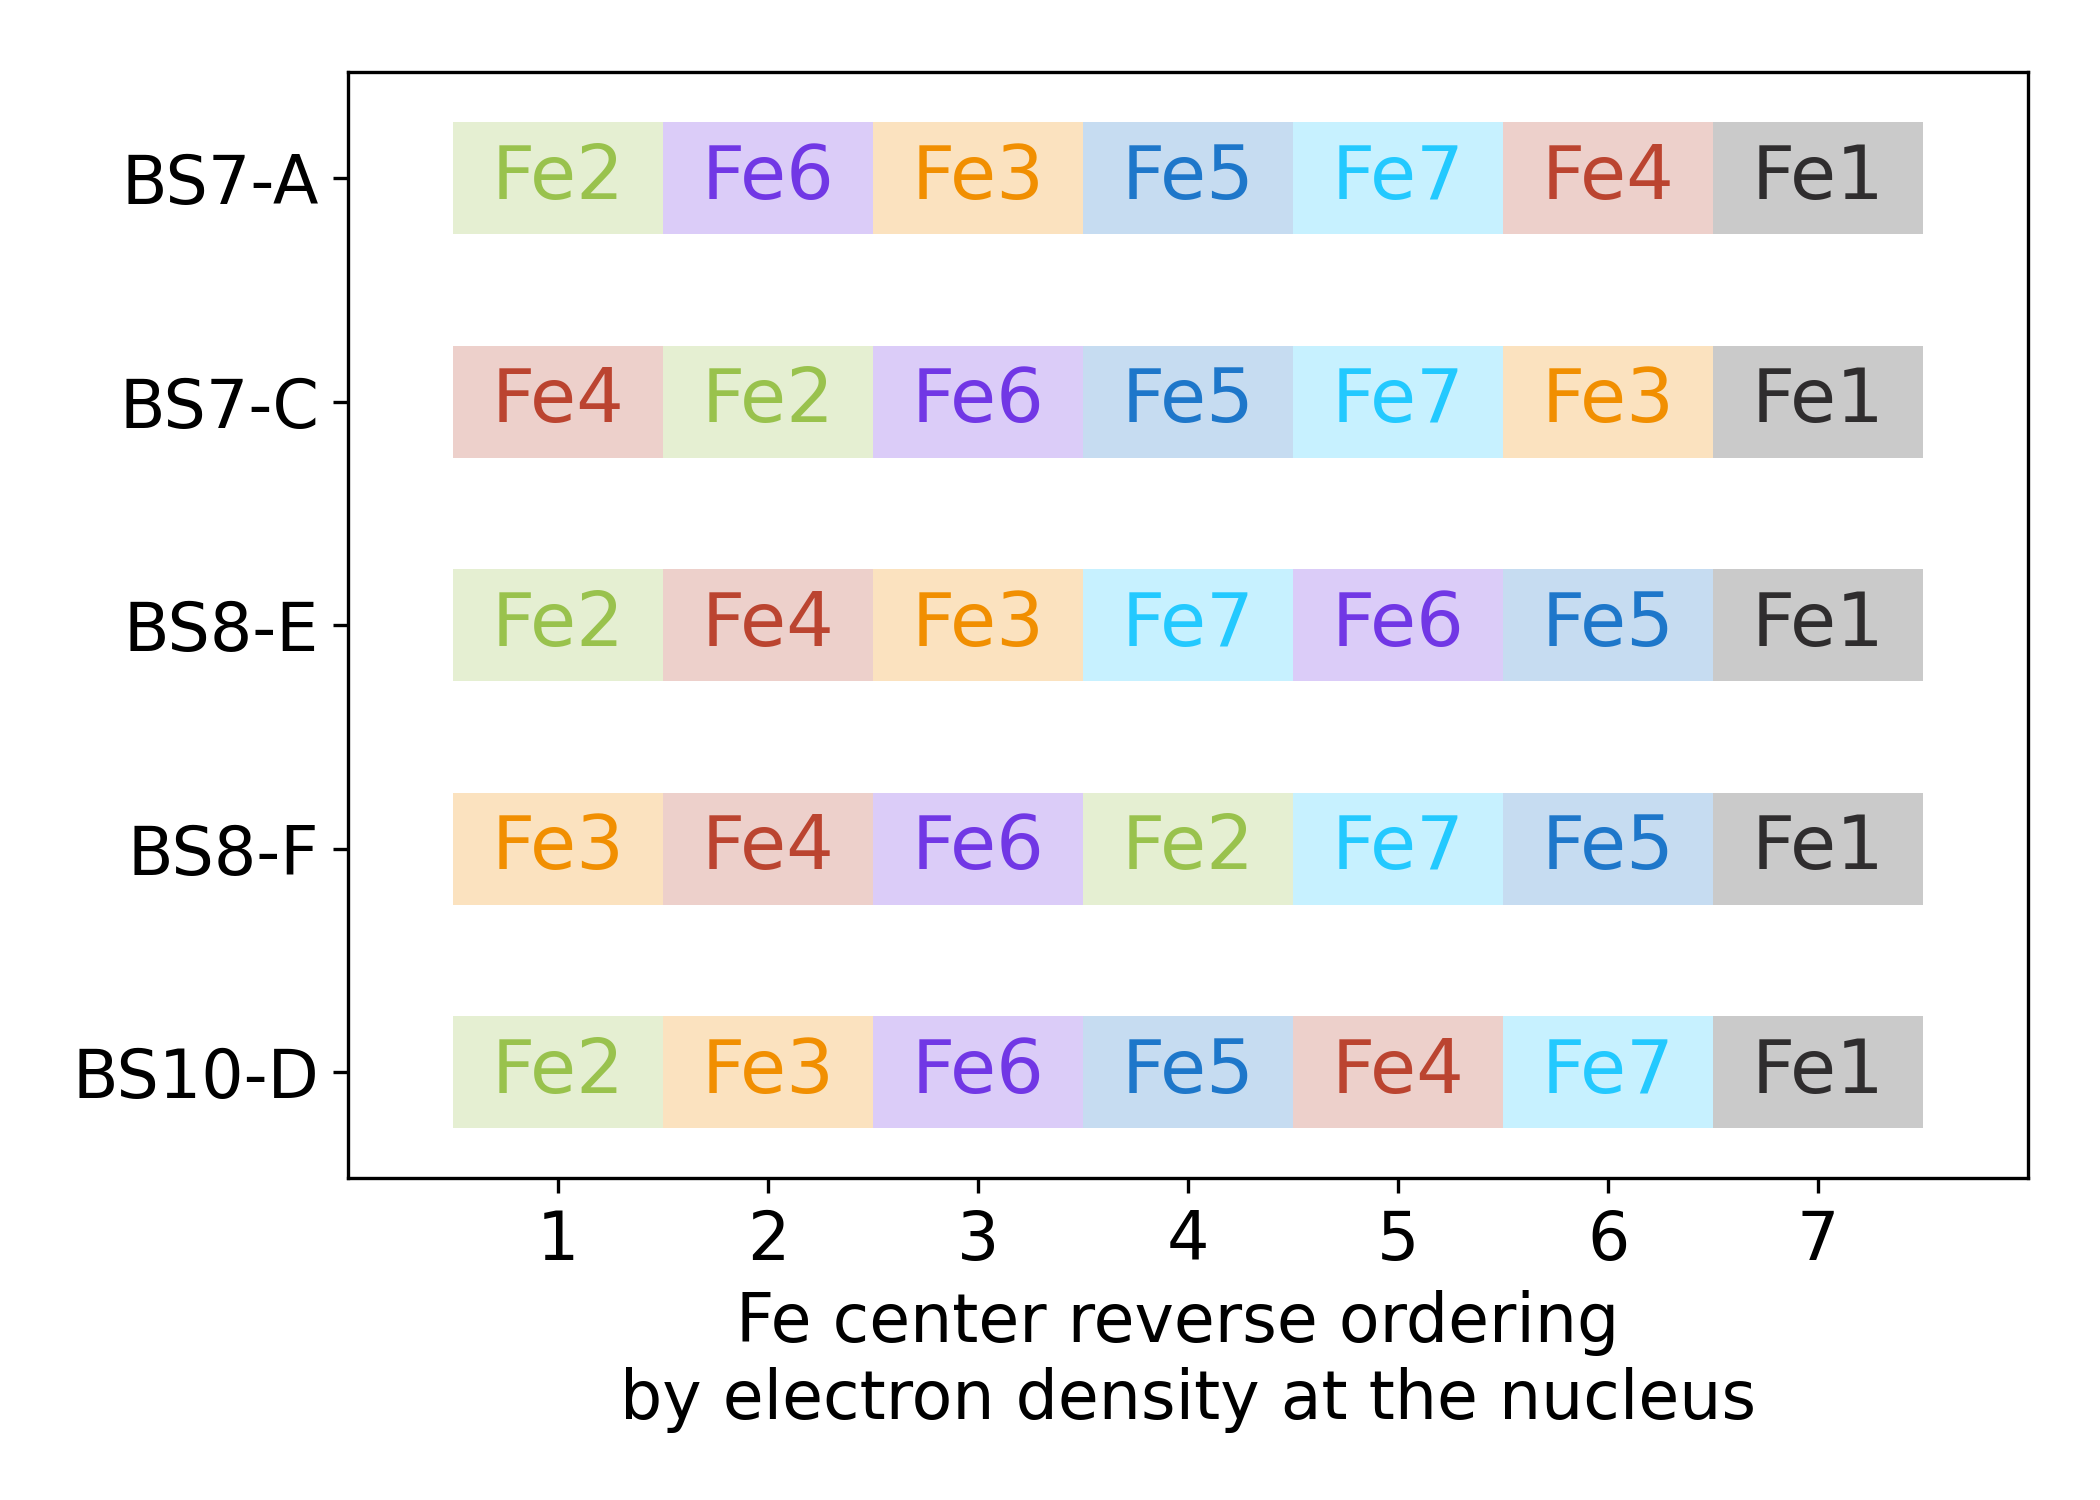

This figure's Python source:
# ---------------------------------------------------------------------------
# Copyright (C) 2026 Huanchen Zhai. All Rights Reserved.
# 
# This program is free software: you can redistribute it and/or modify
# it under the terms of the GNU General Public License as published by
# the Free Software Foundation, either version 3 of the License, or
# (at your option) any later version.
# 
# This program is distributed in the hope that it will be useful,
# but WITHOUT ANY WARRANTY; without even the implied warranty of
# MERCHANTABILITY or FITNESS FOR A PARTICULAR PURPOSE.  See the
# GNU General Public License for more details.
# 
# You should have received a copy of the GNU General Public License
# along with this program.  If not, see <https://www.gnu.org/licenses/>.
# ---------------------------------------------------------------------------


import matplotlib.pyplot as plt
import numpy as np, json

plt.rcParams.update({'font.size': 16})
plt.figure(figsize=(7, 5))

data = json.load(open("../20-Data/90-colors.json", "r", encoding='utf-8'))
data |= json.load(open("../20-Data/80-bs-states.json", "r", encoding='utf-8'))
data |= json.load(open("../20-Data/14-large-uccsd.json", "r", encoding='utf-8'))

bs_init = data['bs']
bs_map = data['name_x']
colors = data['colors']

ia = 2
prop_uccsd = np.array([min([(x['uccsd'], x['uccsd(t)'], x.get('uccsd-nuc-density', [0.0] * 8))
    for x in data['large_uccsd'][str(ia)][str(ix)] if 'uccsd' in x] + [(0, 0, [0.0] * 8)])[2] for ix in range(35)])
prop_order = [np.argsort(x) for x in prop_uccsd]

inits = [18, 25, 26, 27, 8]
femap = [0, 1, 4, 3, 2, 5, 7, 6]

for ix, init in enumerate(inits):
    for jx in range(7):
        plt.barh(ix, 1, left=6 - jx + 0.5, color=colors[prop_order[init][jx]], height=0.5, alpha=0.25)

for ix, init in enumerate(inits):
    for jx in range(7):
        plt.text(6 - jx + 1, ix, 'Fe%d' % femap[prop_order[init][jx] + 1], color=colors[prop_order[init][jx]], fontsize=18,
            ha='center', va='center', zorder=10)

plt.yticks([0, 1, 2, 3, 4], [bs_map[str(ix)] for ix in inits])
plt.xlim(0, 8)
plt.xticks(list(range(1, 8)))

plt.gca().invert_yaxis()
plt.xlabel('Fe center reverse ordering \nby electron density at the nucleus')
plt.tight_layout()
plt.savefig('17-sm-large-pop-order-g.png', dpi=300)
